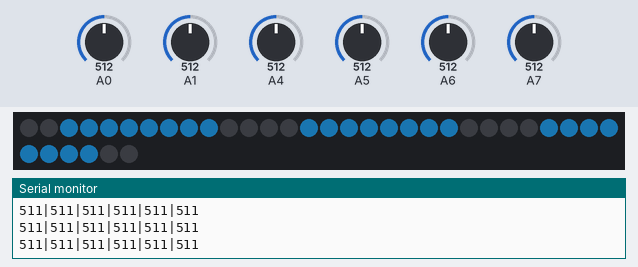
A sketch run on a simulated Arduino Uno, built with avr-gcc and run on an emulated ATmega328P. On the bench: 36 RGB LEDs in strip order, left to right, continuing on the next row, the last lines printed to the serial monitor. The test bench sets the inputs (shaded band); at power-on: A4 = 512, A0 = 512, A1 = 512, A5 = 512, A6 = 512, A7 = 512. Dim RGB values are drawn brighter than linear.

Above: at 1.2 s.
1.3 s: A4 set to 907
2.8 s: A4 set to 941
5.8 s: A0 set to 914
At 6.8 s:
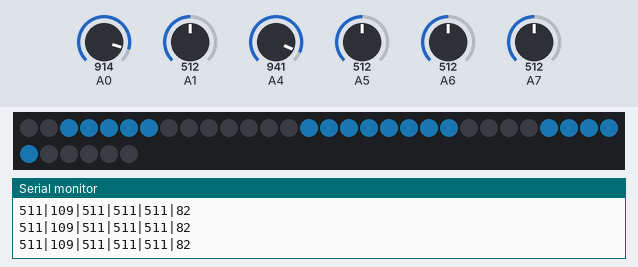
7.3 s: A0 set to 937
10.3 s: A1 set to 913
11.8 s: A1 set to 939
Timing chart, 0 to 14.3 s (numbered marks = the images above; inputs shaded):
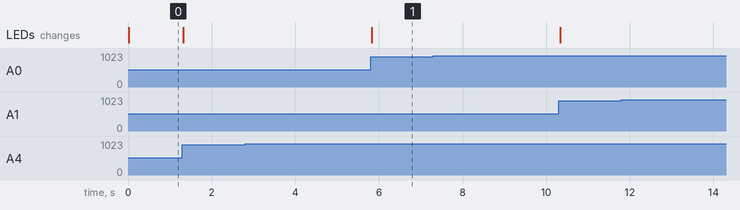

The sketch:

my_deej.ino
```cpp
#include <Adafruit_NeoPixel.h>
#ifdef __AVR__
  #include <avr/power.h>
#endif

//Premade deej code
const int NUM_SLIDERS = 6;
const int analogInputs[NUM_SLIDERS] = {9, 8, 7, 6, 5, 4};

int analogSliderValues[NUM_SLIDERS];

//my led strip is on pin 10 and there are 36 leds in total
#define LED_PIN   10

#define LED_COUNT 36

Adafruit_NeoPixel pixels(LED_COUNT, LED_PIN, NEO_GRB + NEO_KHZ800);

//This array is used to light up the leds in the proper order as they are daisy chained in a back and forth pattern
int ledOrder[36] = {5,4,3,2,1,0,6,7,8,9,10,11,17,16,15,14,13,12,18,19,20,21,22,23,29,28,27,26,25,24,30,31,32,33,34,35};

void setup() {
  for (int i = 0; i < NUM_SLIDERS; i++) {
    pinMode(analogInputs[i], INPUT);
  }
  pixels.begin();
  Serial.begin(9600);
}

void loop() {
  //premade deej code
  updateSliderValues();
  sendSliderValues(); // Actually send data (all the time)
  // printSliderValues(); // For debug
  delay(10);
  //clear the previous pixels
  pixels.clear();
  //This for loop goes through ever slider
  for(int i = 0; i < NUM_SLIDERS; i++){
    //uses mappedVal int to check the number of leds for the slider that are meant to be turned on
    for(int n = 0; n < mappedVal(i)+1; n ++){
      //n+(6*1) adds 6 for every slider and then n is for every led in that col
      //then i have my own colors. Not sure why the colors are over 4 but it works
      ledColor(n+(6*i),32/4, 149/4, 227/4);
    }
  }
  pixels.show();
}

//Premade deej function
void updateSliderValues() {
  for (int i = 0; i < NUM_SLIDERS; i++) {
    //I used a map function as I wanted to reverse the direction of the slider
     analogSliderValues[i] = map(analogRead(analogInputs[i]),0,1023,1023,0);
  }
}

//Premade deej function
void sendSliderValues() {
  String builtString = String("");

  for (int i = 0; i < NUM_SLIDERS; i++) {
    builtString += String((int)analogSliderValues[i]);

    if (i < NUM_SLIDERS - 1) {
      builtString += String("|");
    }
  }
  Serial.println(builtString);
}

//Premade deej function
void printSliderValues() {
  for (int i = 0; i < NUM_SLIDERS; i++) {
    String printedString = String("Slider #") + String(i + 1) + String(": ") + String(analogSliderValues[i]) + String(" mV");
    Serial.write(printedString.c_str());

    if (i < NUM_SLIDERS - 1) {
      Serial.write(" | ");
    } else {
      Serial.write("\n");
    }
  }
}

int ledColor(int led,int r, int g, int b){
  //Int to change the color of an led
  //Could be a bit extra but I like it
  pixels.setPixelColor(ledOrder[led],pixels.Color(r,g,b));
}

int mappedVal(int numSlide){
  //This int returns the number of leds a silder is meant to have on
  int x;
  x = analogSliderValues[numSlide]/170;
  //This if and else if is meant to stop any odd values from being returned
  //there cant be -1 leds or more then 5
  if(x>5){
    x=5;
  }else if(x<0){
    x=0;
  }
  return x;
}
```

Measured:
- after the input at 5.8 s, the LEDs: change at once (image 1)
